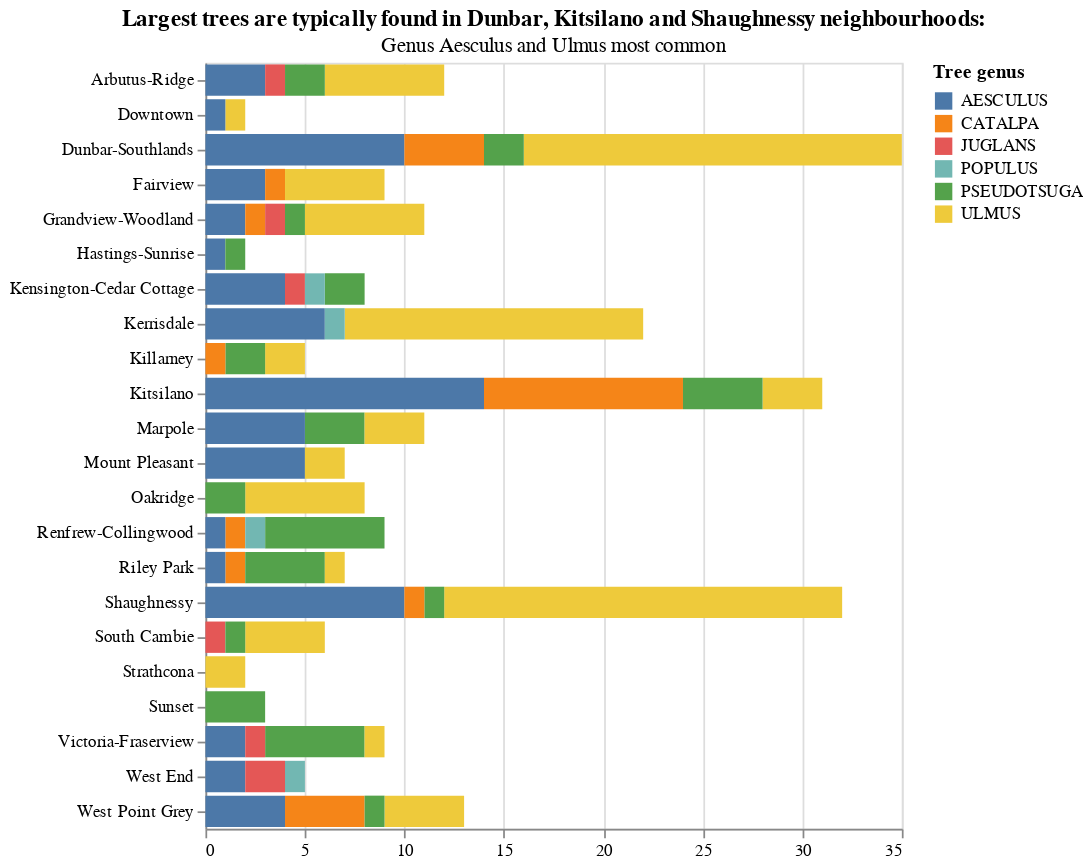

The code cell stored with this chart in its notebook:
### Code cell
# Keep genus if it is in both top ten
in_both_top10 = set(diameter_genus_top10.index) & set(height_genus_top10.index)

# Create a big trees dataframe
big_trees = list(in_both_top10)
big_trees_df = trees_clean.copy()
big_trees_df = big_trees_df[big_trees_df["genus_name"].isin(big_trees)]

# Plot title
plot2_title = alt.TitleParams(
    "Largest trees are typically found in Dunbar, Kitsilano and Shaughnessy neighbourhoods: ",
    subtitle="Genus Aesculus and Ulmus most common",
)

# Plot big trees by neighbourhood
plot2 = alt.Chart(big_trees_df).mark_bar().encode(
        alt.X('count():Q', title=None), # Needs a title? or mark_text?
        alt.Y("neighbourhood_name", title=None),
        alt.Color("genus_name", title="Tree genus"),
).properties(title=plot2_title)

plot2

### Figure 1 — Vega-Lite specification as saved in the notebook (floating-point values rounded to 4 significant figures; data arrays with more than 128 entries replaced by an {"elided": "..."} marker saying what was removed)
{"config": {"view": {"continuousWidth": 400, "continuousHeight": 300}}, "data": {"name": "data-80299d5fd8597fa17289b63b7acaef11"}, "mark": "bar", "encoding": {"color": {"type": "nominal", "field": "genus_name", "title": "Tree genus"}, "x": {"type": "quantitative", "aggregate": "count", "title": null}, "y": {"type": "nominal", "field": "neighbourhood_name", "title": null}}, "title": {"text": "Largest trees are typically found in Dunbar, Kitsilano and Shaughnessy neighbourhoods: ", "subtitle": "Genus Aesculus and Ulmus most common"}, "$schema": "https://vega.github.io/schema/vega-lite/v4.8.1.json", "datasets": {"data-80299d5fd8597fa17289b63b7acaef11": {"elided": "249 records"}}}
